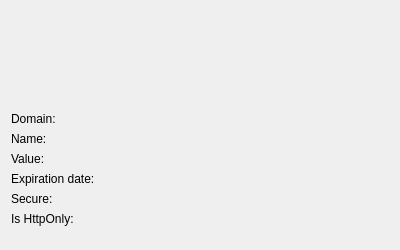
<?xml version="1.0" encoding="UTF-8"?>
<ui version="4.0">
 <class>Meerkat::AcceptCookieDialog</class>
 <widget class="QDialog" name="Meerkat::AcceptCookieDialog">
  <property name="geometry">
   <rect>
    <x>0</x>
    <y>0</y>
    <width>400</width>
    <height>250</height>
   </rect>
  </property>
  <property name="windowTitle">
   <string>Accept Cookie</string>
  </property>
  <layout class="QVBoxLayout" name="verticalLayout">
   <item>
    <widget class="QLabel" name="messageLabel">
     <property name="font">
      <font>
       <weight>75</weight>
       <bold>true</bold>
      </font>
     </property>
     <property name="text">
      <string/>
     </property>
    </widget>
   </item>
   <item>
    <layout class="QFormLayout" name="formLayout">
     <item row="0" column="0">
      <widget class="QLabel" name="domainLabel">
       <property name="text">
        <string>Domain:</string>
       </property>
      </widget>
     </item>
     <item row="1" column="0">
      <widget class="QLabel" name="nameLabel">
       <property name="text">
        <string>Name:</string>
       </property>
      </widget>
     </item>
     <item row="2" column="0">
      <widget class="QLabel" name="valueLabel">
       <property name="text">
        <string>Value:</string>
       </property>
      </widget>
     </item>
     <item row="3" column="0">
      <widget class="QLabel" name="expiresLabel">
       <property name="text">
        <string>Expiration date:</string>
       </property>
      </widget>
     </item>
     <item row="4" column="0">
      <widget class="QLabel" name="secureLabel">
       <property name="text">
        <string>Secure:</string>
       </property>
      </widget>
     </item>
     <item row="5" column="0">
      <widget class="QLabel" name="httpOnlyLabel">
       <property name="text">
        <string>Is HttpOnly:</string>
       </property>
      </widget>
     </item>
     <item row="5" column="1">
      <widget class="QLabel" name="httpOnlyValueLabel">
       <property name="text">
        <string/>
       </property>
      </widget>
     </item>
     <item row="4" column="1">
      <widget class="QLabel" name="secureValueLabel">
       <property name="text">
        <string/>
       </property>
      </widget>
     </item>
     <item row="3" column="1">
      <widget class="QLabel" name="expiresValueLabel">
       <property name="text">
        <string/>
       </property>
      </widget>
     </item>
     <item row="2" column="1">
      <widget class="Meerkat::TextLabelWidget" name="valueValueLabelWidget" native="true"/>
     </item>
     <item row="1" column="1">
      <widget class="Meerkat::TextLabelWidget" name="nameValueLabelWidget" native="true"/>
     </item>
     <item row="0" column="1">
      <widget class="Meerkat::TextLabelWidget" name="domainValueLabelWidget" native="true"/>
     </item>
    </layout>
   </item>
   <item>
    <spacer name="verticalSpacer">
     <property name="orientation">
      <enum>Qt::Vertical</enum>
     </property>
    </spacer>
   </item>
   <item>
    <widget class="QDialogButtonBox" name="buttonBox">
     <property name="standardButtons">
      <set>QDialogButtonBox::NoButton</set>
     </property>
    </widget>
   </item>
  </layout>
 </widget>
 <customwidgets>
  <customwidget>
   <class>Meerkat::TextLabelWidget</class>
   <extends>QWidget</extends>
   <header>src/ui/TextLabelWidget.h</header>
   <container>1</container>
  </customwidget>
 </customwidgets>
 <resources/>
 <connections/>
</ui>
